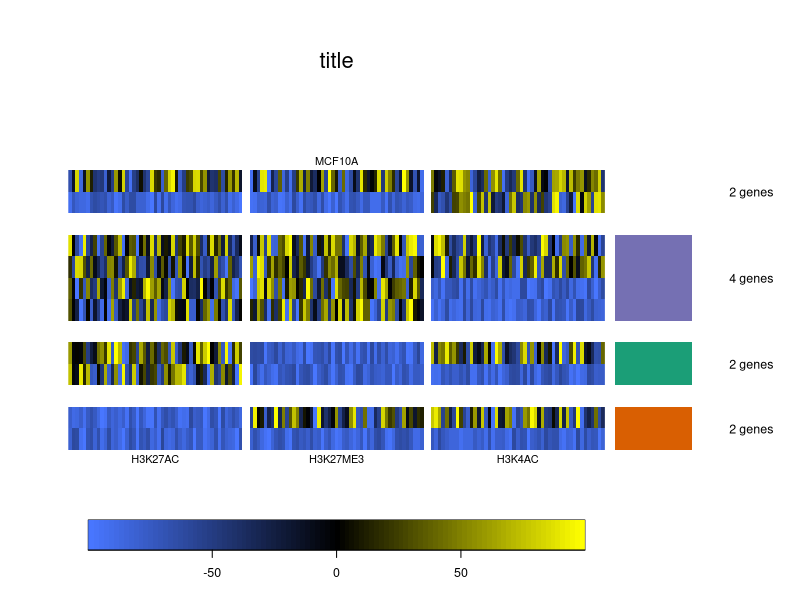
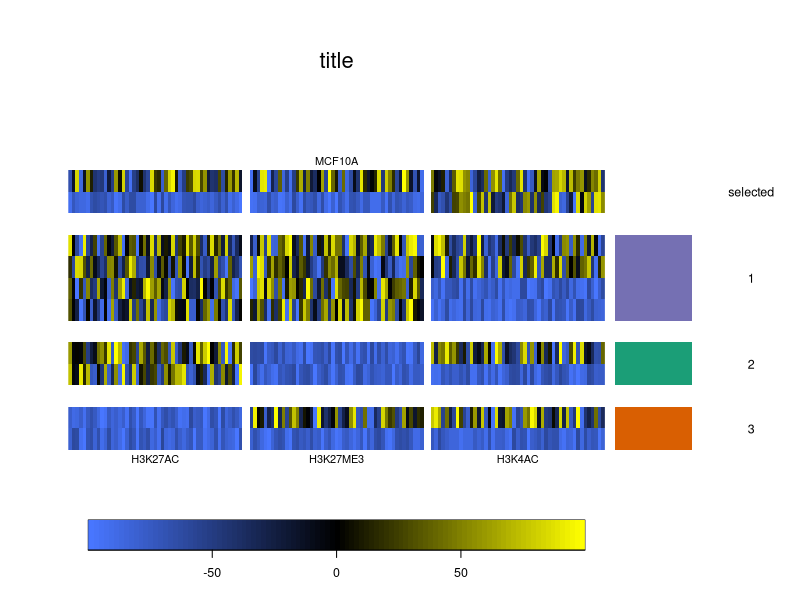

These charts were generated, in order, by the following R code:
#plots K27me3 and K4me3 combinations of heatmaps
#clustering is kmeans then sorted within clusters

#dummy out tracing, dummy out clustering
heatmap.2.2 = function (x, Rowv = TRUE, Colv = if (symm) "Rowv" else TRUE, 
                        distfun = dist, hclustfun = hclust, dendrogram = c("both", 
                                                                           "row", "column", "none"), reorderfun = function(d, w) reorder(d, 
                                                                                                                                         w), symm = FALSE, scale = c("none", "row", "column"), 
                        na.rm = TRUE, revC = identical(Colv, "Rowv"), add.expr, breaks, 
                        symbreaks = any(x < 0, na.rm = TRUE) || scale != "none", 
                        col = "heat.colors", colsep.minor = -1, colsep.major = -1, rowsep.minor = -1, rowsep.major = -1, sepcolor = "white", 
                        sepwidth.minor = 1, sepwidth.major = 3, cellnote, notecex = 1, notecol = "cyan", 
                        na.color = par("bg"), trace = c("column", "row", "both", 
                                                        "none"), tracecol = "cyan", hline = median(breaks), vline = median(breaks), 
                        linecol = tracecol, mar.top = 2, mar.left = 2, mar.bot = 5, mar.right = 5, ColSideColors, RowSideColors = NULL, 
                        cexRow = 0.2 + 1/log10(nr), cexCol = 0.2 + 1/log10(nc), labRow = NULL,
                        labCol = NULL, labColAbove = NULL, srtRow = NULL, srtCol = NULL, adjRow = c(0, 
                                                                                                    NA), adjCol = c(.5, .5), offsetRow = 0.5, offsetCol = 0.5, 
                        colRow = NULL, colCol = NULL, key = TRUE, keysize = .1, 
                        density.info = c("histogram", "density", "none"), denscol = tracecol, 
                        symkey = any(x < 0, na.rm = TRUE) || symbreaks, densadj = 0.25, 
                        key.title = NULL, key.lab = NA, key.ylab = NULL, key.xtickfun = NULL, 
                        key.ytickfun = NULL, key.par = list(), main = NULL, xlab = NULL, 
                        ylab = NULL, lmat = NULL, lhei = 1, lwid = NULL, extrafun = NULL, rowsep.major.labels = NULL, left_mai = .7, cex.main = 2,
                        ...) 
{
  x.original = x
  rowsep.minor.original = rowsep.minor
  rowsep.major.original = rowsep.major
  
  scale01 <- function(x, low = min(x), high = max(x)) {
    x <- (x - low)/(high - low)
    x
  }
  
  plot0 = function(width = 1, height = 1){
    fudge = 0.037037037037
    plot(c(0+fudge*width, width-fudge * width), c(0+fudge*height, height-fudge * height), type = 'n', xlab = '', ylab = '', axes = F, )
  }
  
  dev.width = par('din')[1]
  dev.height = par('din')[2]
  
  lmat = 1
  body.height = dev.height
  body.i = 1
  lwid = 1
  label.height = .5
  main.height = 1.2
  lhei = body.height
  
  if(!is.null(labColAbove)){
    lmat = rbind(max(lmat) + 1, lmat)
    lhei[body.i] = lhei[body.i] - label.height
    lhei = c(label.height, lhei)
    body.i = body.i + 1
  }
  if(!is.null(main)){
    lmat = rbind(max(lmat) + 1, lmat)
    lhei[body.i] = lhei[body.i] - main.height
    lhei = c(main.height, lhei)
    body.i = body.i + 1
  }
  if(!is.null(labCol)){
    lmat = rbind(lmat, max(lmat) + 1)
    lhei[body.i] = lhei[body.i] - label.height
    lhei = c(lhei, label.height)
  }
  if(key){
    key.height = 1
    lmat = rbind(lmat, max(lmat) + 1)
    lhei[body.i] = lhei[body.i] - key.height
    lhei = c(lhei, key.height)
  }
  RowSideColors.size = 0
  if (!is.null(RowSideColors)) {
    if (!is.character(RowSideColors) || length(RowSideColors) != nrow(x)) 
      stop("'RowSideColors' must be a character vector of length nrow(x)")
    RowSideColors.size = .8
    lmat <- cbind(lmat, c(rep(0, body.i-1), max(lmat)+1, rep(0, nrow(lmat)-body.i)))
    lwid <- c(dev.width - RowSideColors.size, RowSideColors.size)
  }
  labRowSize = 0
  if (!is.null(rowsep.major.labels)) {
    labRowSize = 1
    lmat <- cbind(lmat, c(rep(0, body.i-1), max(lmat)+1, rep(0, nrow(lmat)-body.i)))
    lwid <- c(dev.width - RowSideColors.size - labRowSize, labRowSize)
  }
  if(left_mai > 0){
    lmat <- cbind(rep(0, nrow(lmat)), lmat)
    lwid <- c(left_mai, dev.width - RowSideColors.size - labRowSize - left_mai)
  }
  
  
  #   print(lmat)
  #   print(lhei)
  #   print(lwid)
  
  
  
  layout(lmat, heights = lhei, widths = lwid)
  
  
  
  x = x[nrow(x):1,]#reverse so heatmap top row is top row of input matrix
  RowSideColors = rev(RowSideColors)
  nr <- nrow(x)
  nc <- ncol(x)
  
  
  insert_col = function(n, i){#insert n column following index i
    x <<- cbind(x[,1:i], matrix(NA, nrow = nrow(x), ncol = n),  x[,(i+1):ncol(x)])
    affected = colsep.minor > i
    colsep.minor[affected] <<- colsep.minor[affected] + n
    affected = colsep.major > i
    colsep.major[affected] <<- colsep.major[affected] + n
    if(!is.null(labCol)) labCol <<- c(labCol[1:i], rep('', n), labCol[(i + 1):length(labCol)])
    if(!is.null(labColAbove)) labColAbove <<- c(labColAbove[1:i], rep('', n), labColAbove[(i + 1):length(labColAbove)])
  }
  
  insert_row = function(n, i){#insert n rows following index i
    x <<- rbind(x[1:i,], matrix(NA, ncol = ncol(x), nrow = n),  x[(i+1):nrow(x),])
    affected = rowsep.minor > i
    rowsep.minor[affected] <<- rowsep.minor[affected] + n
    affected = rowsep.major > i
    rowsep.major[affected] <<- rowsep.major[affected] + n
    RowSideColors <<- c(RowSideColors[1:i], rep(NA, n), RowSideColors[(i+1):length(RowSideColors)])
  }
  
  #print(dim(x))
  do_col_major = colsep.major[1] > -1
  if (colsep.minor[1] > -1){ #insert  columns in x and color
    for (i in 1:length(colsep.minor)){ 
      csep = colsep.minor[i]
      insert_col(sepwidth.minor, csep)
    }
  }
  if (do_col_major){ #insert  columns in x and color
    for (i in 1:length(colsep.major)){ 
      csep = colsep.major[i]
      insert_col(sepwidth.major, csep)
    }
  }
  #print(dim(x))
  x = x[nrow(x):1,]#reverse rows temporarily
  RowSideColors = rev(RowSideColors)
  do_row_major = rowsep.major[1] > -1
  if (rowsep.minor[1] > -1){
    for (i in 1:length(rowsep.minor)){ 
      rsep = rowsep.minor[i]
      insert_row(sepwidth.minor, rsep)
    }
  }
  if (do_row_major){
    for (i in 1:length(rowsep.major)){ 
      rsep = rowsep.major[i]
      insert_row(sepwidth.major, rsep)
    }
  }
  x = x[nrow(x):1,]#unreverse rows
  RowSideColors = rev(RowSideColors)
  #print(dim(x))
  nc = ncol(x)
  nr = nrow(x)
  par(mai = rep(0,4))
  #plots the body of the heatap
  image(0:nc, 0:nr, t(x), xlim = c(0, nc), ylim = c(0, nr), axes = FALSE, xlab = "", ylab = "", col = col, 
        breaks = breaks, ...)
  
  #print(dim(x))
  #plots column labels above column
  apply_col_labels = function(col_labels, yshift = .5, yadj = .5){
    plot0(ncol(x))
    if (is.null(srtCol) && is.null(colCol)) 
      axis(1, 1:nc-.5, labels = col_labels, las = 2, line = -0.5 + 
             offsetCol, tick = 0, cex.axis = cexCol, padj = 1)
    else {
      if (is.null(srtCol) || is.numeric(srtCol)) {
        xpd.orig <- par("xpd")
        par(xpd = NA)
        xpos <- 1:nc-.5
        text(x = xpos, y = yshift, labels = col_labels, adj = c(.5, yadj),
             cex = cexCol, srt = srtCol, col = colCol)
        #print(colCol)
        par(xpd = xpd.orig)
      }
      else warning("Invalid value for srtCol ignored.")
    }
  }
  if(!is.null(labColAbove)){
    apply_col_labels(labColAbove, .1, 0)
  }
  
  #draw title
  if(!is.null(main)){
    plot.new()
    text(.5,.5, main, cex = cex.main)
  }
  
  #draws column labels below column
  if(!is.null(labCol)){
    apply_col_labels(labCol, .9, 1)
  }
  if (missing(breaks) || is.null(breaks) || length(breaks) < 
        1) {
    if (missing(col) || is.function(col)) 
      breaks <- 16
    else breaks <- length(col) + 1
  }
  if (length(breaks) == 1) {
    if (!symbreaks) 
      breaks <- seq(min(x, na.rm = na.rm), max(x, na.rm = na.rm), 
                    length = breaks)
    else {
      extreme <- max(abs(x), na.rm = TRUE)
      breaks <- seq(-extreme, extreme, length = breaks)
    }
  }
  nbr <- length(breaks)
  ncol <- length(breaks) - 1
  if (class(col) == "function") 
    col <- col(ncol)
  min.breaks <- min(breaks)
  max.breaks <- max(breaks)
  x[x < min.breaks] <- min.breaks
  x[x > max.breaks] <- max.breaks
  if (key) {
    mai <- c(.5, .2, .2, .2)
    par(mai = mai, cex = 0.75, mgp = c(2, 1, 0))
    if (length(key.par) > 0) 
      do.call(par, key.par)
    tmpbreaks <- breaks
    if (symkey) {
      max.raw <- max(abs(c(x, breaks)), na.rm = TRUE)
      min.raw <- -max.raw
      tmpbreaks[1] <- -max(abs(x), na.rm = TRUE)
      tmpbreaks[length(tmpbreaks)] <- max(abs(x), na.rm = TRUE)
    }
    else {
      min.raw <- min.breaks
      max.raw <- max.breaks
    }
    z <- seq(min.raw, max.raw, by = min(diff(breaks)/4))
    image(z = matrix(z, ncol = 1), col = col, breaks = tmpbreaks, 
          xaxt = "n", yaxt = "n")
    par(usr = c(0, 1, 0, 1))
    if (is.null(key.xtickfun)) {
      lv <- pretty(breaks)
      xv <- scale01(as.numeric(lv), min.raw, max.raw)
      xargs <- list(at = xv, labels = lv)
    }
    else {
      xargs <- key.xtickfun()
    }
    xargs$side <- 1
    do.call(axis, xargs)
    if (!is.na(key.lab)) {
      mtext(side = 3, key.lab, line = 1, padj = 1, 
            cex = par("cex") * par("cex.lab"))
    }
  }
  if(!is.null(RowSideColors)){
    #print(length(RowSideColors))
    #print(nr)
    tmp = as.factor(RowSideColors)
    vals = matrix(as.numeric(tmp), ncol = 1)
    lev = levels(tmp)
    #print(dim(vals))
    #print(length(0:nr))
    par(mai = c(0,.1,0,.1))
    image(0:1, 0:nr, t(vals), xlim = c(0, 1), ylim = c(0, nr), axes = FALSE, xlab = "", ylab = "", col = lev)
  }
  if(!is.null(rowsep.major.labels)){
    par(mai = rep(0,4))
    plot0()
    for(i in 1:length(rowsep.major.labels)){
      rsep_prev = 0
      if(i > 1){
        rsep_prev = rowsep.major[i - 1] + sepwidth.major
      }
      rsep_curr = rowsep.major.original[i]
      if(i > 1){
        rsep_curr = rsep_prev + rowsep.major.original[i] - rowsep.major.original[i - 1]
      }
      if(i > length(rowsep.major.original)){
        rsep_curr = nrow(x)
      }
      #     else{
      #         rsep_curr = nrow(x)
      #       }
      
      rsep_mid = (mean(c(rsep_prev, rsep_curr)))
      
      ypos = 1 - (rsep_mid / nrow(x))
      text(.5, ypos, rowsep.major.labels[i], adj = c(.5,.5) )
      #       text(.5, -.5/nrow(x), 'test', adj = c(.5,.5) )
      #       text(.5, .5/nrow(x), 'test', adj = c(.5,.5) )
      #       text(.5, 1.5/nrow(x), 'test', adj = c(.5,.5) )
      #       text(.5, 1-2.5/nrow(x), 'test', adj = c(.5,.5) )
    }
    
  }
  
  #print(par('usr'))
}

#source('jrb_R_scripts//heatmap.3-split.R')
#source('heatmap.2.2.R')
library('reshape')
library('ggplot2')

heatmap.ngsplots = function(ngs_profiles, main_title = NULL, profiles_to_plot, nclust = 6, labels_below = NA, labels_above = NA, fg_toPlot = character(), fg_label = NULL, sortClustersByTotal = F, hmapColors = c('royalblue1', 'black', 'yellow'), ...){
  if(length(labels_below) < 2 && is.na(labels_below)){
    labels_below = profiles_to_plot
  }
  if(length(profiles_to_plot) %% length(labels_below) != 0){
    stop('length of labels_below must divide profiles_to_plot evenly!')
  }
  if(length(profiles_to_plot) %% length(labels_above) != 0){
    stop('length of labels_above must divide profiles_to_plot evenly!')
  }
  
  
  prof = matrix(0, ncol = 0, nrow = nrow(ngs_profiles[[1]]))
  hidden = lapply(profiles_to_plot, function(x){
    prof <<- cbind(prof, ngs_profiles[[x]])
  })
  
  #HARDCODED DEBUG STUFF
  #   prof = prof[1:100,]
  #   fg_toPlot = rownames(prof)[1]
  
  
  cr = colorRamp(hmapColors)
  tmp = 0:100 / 100
  colors = rgb(cr(tmp)/255)
  
  len = length(profiles_to_plot)
  
  cseps = 1:(len-1) * ncol(prof) / len
  
  labColAbove = rep('', ncol(prof))
  if(!is.na(labels_above[1])){
    labels_loc = round((1:length(labels_above) -.499) * ncol(prof) / length(labels_above))
    labColAbove[labels_loc] = labels_above
  }
  
  
  labels = rep('', ncol(prof))
  labels_loc = round((1:length(labels_below)-.499) * ncol(prof) / length(labels_below))
  labels[labels_loc] = labels_below
  set.seed(1)
  kmclust = kmeans(prof, centers = nclust, iter.max = 10)
  o = order(kmclust$cluster)#sort prof to be in cluster number order
  prof = prof[o,, drop = F]
  kmclust$cluster = kmclust$cluster[o]#keep cluster assignment sorted in same order as prof
  
  for(i in 1:nclust){#sort within each cluster by rowSum
    size = kmclust$size
    start = 1
    if(i > 1){
      start = sum(kmclust$size[1:(i-1)]) + 1
    }
    end = sum(kmclust$size[1:(i)])
    #print(paste(start, end))
    o = order(rowSums(prof[start:end,,drop = F]), decreasing = T)
    prof[start:end,] = prof[start:end,,drop = F][o,, drop = F]
  }
  
  prof_ordered = matrix(0, ncol = ncol(prof), nrow = 0)
  
  
  
  get_kmclust = function(i){
    start = 1
    if(i > 1){
      start = sum(kmclust$size[1:(i-1)]) + 1
    }
    end = sum(kmclust$size[1:(i)])
    return(prof[start:end,])
  }
  if(sortClustersByTotal){#sort clusters by total of their centers
    kmclust_order = order(apply(kmclust$centers, 1, sum), decreasing = T)
    for(i in kmclust_order){#sort k means clusters by their center hierarchical clutering
      new_cluster = get_kmclust(i)
      start = nrow(prof_ordered) + 1
      prof_ordered = rbind(prof_ordered, new_cluster)
      end = nrow(prof_ordered)
      #kmclust$cluster[start:end] = i
    }
  }else{
    hiclust = hclust(dist(kmclust$centers))
    kmclust_order = hiclust$order
    for(i in kmclust_order){#sort k means clusters by their center hierarchical clutering
      new_cluster = get_kmclust(i)
      start = nrow(prof_ordered) + 1
      prof_ordered = rbind(prof_ordered, new_cluster)
      end = nrow(prof_ordered)
      #kmclust$cluster[start:end] = i
    }
  }
  
  
  rseps = 1:(nclust-1)#cacluated row seperations
  kmclust$size = kmclust$size[kmclust_order]
  
  for(i in 1:nclust){
    size = kmclust$size
    start = 1
    if(i > 1){
      start = sum(kmclust$size[1:(i-1)]) + 1
    }
    end = sum(kmclust$size[1:(i)])
    if(i < nclust){
      rseps[i] = end
    }
  }
  
  rColorChoices = RColorBrewer::brewer.pal(nclust, 'Dark2')
  rColors = rColorChoices[kmclust$cluster[rownames(prof_ordered)]]
  names(rColors) = rownames(prof_ordered)
  #fg_toPlot = intersect(fg_toPlot, rownames(prof_ordered))
  if(length(fg_toPlot) > 0){#extract fg_plot as special cluster
    rseps = c(0, rseps)
    rColors[fg_toPlot] = 'white'
    #move each fg_toPlot to top of profile, reduce rseps accordingly
    fg_indexes = 1:nrow(prof_ordered)  
    names(fg_indexes) = rownames(prof_ordered)
    keep = rep(F, length(fg_indexes))
    names(keep) = names(fg_indexes)
    keep[fg_toPlot] = T
    fg_indexes = fg_indexes[keep]
    #fg_indexes = fg_indexes[fg_toPlot]
    fg_indexes = sort(fg_indexes)#sort is necessary, as long as indexes don't change order relative to one another, they can be moved independently
    #insert_at = 1
    
    for(i in fg_indexes){
      #print(i)
      affected = rseps < i
      rseps[affected] = rseps[affected] + 1
      a = integer()
      b = i
      c = integer()
      if(i > 1) a = 1:(i-1)
      if(i < nrow(prof_ordered)) c = (i+1):nrow(prof_ordered)
      new_order = c(b, a, c)
      prof_ordered = prof_ordered[new_order ,]
      #rColors = rColors[new_order]
      
    }
    
    #sort the new cluster
    o = order(rowSums(prof_ordered[1:(rseps[1]), ]), decreasing = T)
    prof_ordered[1:(rseps[1]), ] = prof_ordered[1:(rseps[1]), ][o,]
    
    #may be sufficient to reverse new cluster
    #prof_ordered[1:(rseps[1]), ] = prof_ordered[(rseps[1]):1, ]
  }
  
  
  hidden = heatmap.2.2(prof_ordered, RowSideColors = rColors[rownames(prof_ordered)], Rowv = F, Colv = F, dendrogram = 'n', trace = 'n', scale = 'n', labRow = '', labCol = labels, srtCol = 0, adjCol = c(.5,1), cexCol = 1, col = colors, symm = T, rowsep.major = rseps, colsep.minor = cseps, sepwidth.minor = 2, sepwidth.major = max(nrow(prof_ordered)/100,1), density.info = 'none', labColAbove = labColAbove, na.color = 'red', rowsep.major.labels = fg_label, main = main_title, ...)
  cluster_members = list()
  #print(nrow(prof_ordered))
  for(i in 0:length(rseps)){
    start = 1
    if(i > 0) start = rseps[i] + 1
    end = nrow(prof_ordered)
    if(i < length(rseps)) end = rseps[i + 1]
    
    #print(start)
    #print(end)
    cluster_members[[i+1]] = rownames(prof_ordered)[start:end]
  }
  ngs_res = list(cluster_members = cluster_members, colors = unique(rColors[rownames(prof_ordered)]), as_plotted = prof_ordered)
  return(ngs_res)
}

cl = 'MCF10A'
hm = c('H3K27AC','H3K27ME3','H3K4AC') #, 'H3K4ME3', 'H4K20ME3')
toPlot = paste(cl, hm, sep = '_')
ngs_profiles = list()
nr = 10
nc = 49
for(tp in toPlot){
  dat = matrix(runif(nr * nc, 0, 100), nrow = nr, ncol = nc)
  rownames(dat) = 1:nrow(dat)
  reduce = runif(nr/2, 1, nr)
  dat[reduce,] = dat[reduce,] / 5
  ngs_profiles[[tp]] = dat
}



#png(paste0('test8sidecol2_', cl, '.png'), width = 4, height = 8, units = 'in', res = 450)
nclust = 3
pdf(file = NULL)
res = heatmap.ngsplots(ngs_profiles,# hmapColors = c('#2166ac', 'black', '#b2182b'),
                       main_title = 'title', toPlot, nclust = nclust, labels_below = hm, labels_above = cl, 
                       fg_toPlot = c(9,2), fg_label = c('selected', 1:nclust), sortClustersByTotal = T)
dev.off()
res = heatmap.ngsplots(ngs_profiles,# hmapColors = c('#2166ac', 'black', '#b2182b'),
                       main_title = 'title', toPlot, nclust = nclust, labels_below = hm, labels_above = cl, 
                       fg_toPlot = c(9,2), fg_label = paste(sapply(res[[1]], length), 'genes'), sortClustersByTotal = T)


#dev.off()
